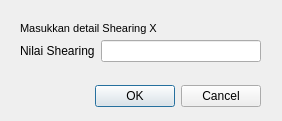
<?xml version="1.0" encoding="UTF-8"?>
<ui version="4.0">
 <class>Dialog</class>
 <widget class="QDialog" name="Dialog">
  <property name="geometry">
   <rect>
    <x>0</x>
    <y>0</y>
    <width>282</width>
    <height>121</height>
   </rect>
  </property>
  <property name="windowTitle">
   <string>Dialog</string>
  </property>
  <widget class="QDialogButtonBox" name="buttonBox">
   <property name="geometry">
    <rect>
     <x>50</x>
     <y>80</y>
     <width>211</width>
     <height>32</height>
    </rect>
   </property>
   <property name="font">
    <font>
     <family>Microsoft YaHei UI</family>
    </font>
   </property>
   <property name="orientation">
    <enum>Qt::Horizontal</enum>
   </property>
   <property name="standardButtons">
    <set>QDialogButtonBox::Cancel|QDialogButtonBox::Ok</set>
   </property>
  </widget>
  <widget class="QWidget" name="formLayoutWidget_3">
   <property name="geometry">
    <rect>
     <x>20</x>
     <y>40</y>
     <width>241</width>
     <height>31</height>
    </rect>
   </property>
   <layout class="QFormLayout" name="formLayout_3">
    <item row="0" column="0">
     <widget class="QLabel" name="lbNilaiShearingX">
      <property name="font">
       <font>
        <family>Microsoft YaHei UI</family>
       </font>
      </property>
      <property name="text">
       <string>Nilai Shearing</string>
      </property>
     </widget>
    </item>
    <item row="0" column="1">
     <widget class="QLineEdit" name="inputNilaiShearing"/>
    </item>
   </layout>
  </widget>
  <widget class="QLabel" name="label_3">
   <property name="geometry">
    <rect>
     <x>20</x>
     <y>20</y>
     <width>151</width>
     <height>16</height>
    </rect>
   </property>
   <property name="font">
    <font>
     <family>Microsoft YaHei UI</family>
     <pointsize>8</pointsize>
    </font>
   </property>
   <property name="text">
    <string>Masukkan detail Shearing X</string>
   </property>
  </widget>
 </widget>
 <resources/>
 <connections>
  <connection>
   <sender>buttonBox</sender>
   <signal>accepted()</signal>
   <receiver>Dialog</receiver>
   <slot>accept()</slot>
   <hints>
    <hint type="sourcelabel">
     <x>248</x>
     <y>254</y>
    </hint>
    <hint type="destinationlabel">
     <x>157</x>
     <y>274</y>
    </hint>
   </hints>
  </connection>
  <connection>
   <sender>buttonBox</sender>
   <signal>rejected()</signal>
   <receiver>Dialog</receiver>
   <slot>reject()</slot>
   <hints>
    <hint type="sourcelabel">
     <x>316</x>
     <y>260</y>
    </hint>
    <hint type="destinationlabel">
     <x>286</x>
     <y>274</y>
    </hint>
   </hints>
  </connection>
 </connections>
</ui>
